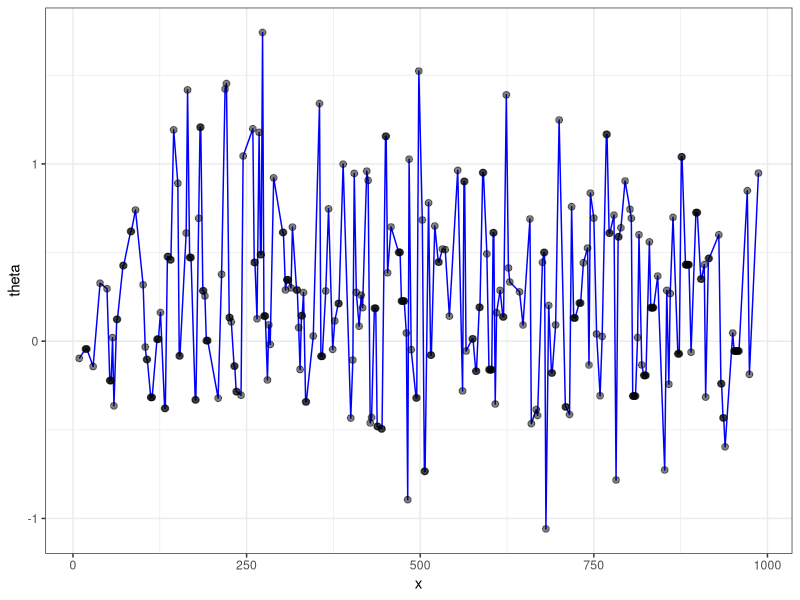

R code for this plot:
library(tidyverse)
set.seed(1234)
theta0 = 2.0
x = rnorm(1) + theta0
M = 1e3

# MH with a proposal dist Q = N(x,1)
prop = rnorm(M) + x 
u = runif(M)
theta_vec = numeric(M)
theta = rnorm(1)
theta_vec[1] = theta 
for(i in 2:M){
    if(u[i] <= (1+theta^2)/(1+prop[i]^2)){
        theta = prop[i]
    }
    theta_vec[i] = theta
}

data.fr = data.frame(x = 1:M, theta = theta_vec)

index = (1:M)[diff(theta_vec)==0]
data.fr = data.frame(x = index, theta = theta_vec[index])

ggplot(data.fr, mapping = aes(x = x, y = theta))+geom_line(col = 'blue') + geom_point(aes(x = x, y = theta), data = data.fr, 
col = 'black', size = 2, alpha = 0.5) + theme_bw()

